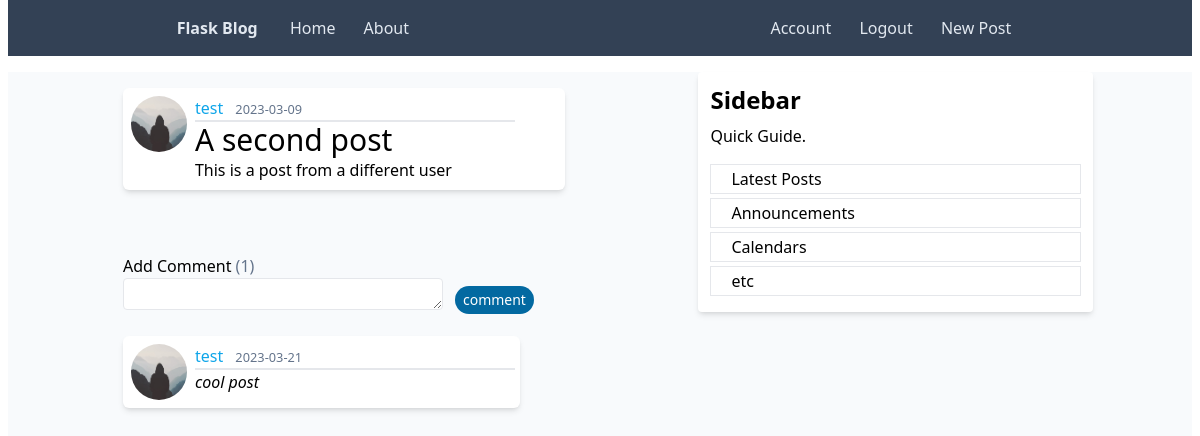
Screenshot of /post/2 (signed in) with the database file from the repository.
### flask_blog/models.py (models this page shows, shortened)
class User(db.Model, UserMixin):
    id = db.Column(db.Integer, primary_key=True)
    username = db.Column(db.String(20), unique=True, nullable=False)
    email = db.Column(db.String(120), unique=True, nullable=False)
    image_file = db.Column(db.String(20), nullable=False, default="default.jpg")
    password = db.Column(db.String(60), nullable=False)
    posts = db.Relationship("Post", backref="author", lazy=True)
    comments = db.Relationship("Comment", backref="user", lazy=True)

class Post(db.Model):
    id = db.Column(db.Integer, primary_key=True)
    title = db.Column(db.String(100), nullable=False)
    date_posted = db.Column(db.DateTime, nullable=False, default=datetime.utcnow)
    content = db.Column(db.Text, nullable=False)
    user_id = db.Column(db.Integer, db.ForeignKey("user.id"), nullable=False)
    comments = db.Relationship("Comment", backref="post", lazy=True)

class Comment(db.Model):
    id = db.Column(db.Integer, primary_key=True)
    comment = db.Column(db.String(100), nullable=False)
    date_posted = db.Column(db.DateTime, nullable=False, default=datetime.utcnow)
    user_id = db.Column(db.Integer, db.ForeignKey("user.id"), nullable=False)
    post_id = db.Column(db.Integer, db.ForeignKey("post.id"), nullable=False)

### flask_blog/posts/routes.py (the view)
@posts.route("/post/<int:post_id>")
@login_required
def post(post_id):
    form = CommentForm()
    post = query_one_filtered(Post, id=post_id)
    if not post:
        abort(404)
    comments = query_all_filtered(Comment, post_id=post.id)
    return render_template(
        "post.html", title=post.title, post=post, form=form, comments=comments
    )

### flask_blog/posts/forms.py
class CommentForm(FlaskForm):
    comment = TextAreaField(
        "comment",
        validators=[
            DataRequired(),
            Length(max=80, message="Too long max 8 characters"),
        ],
    )
    submit = SubmitField("comment")

### flask_blog/__init__.py (called while the page is built)
def query_one_filtered(table, **kwargs):
    return db.session.execute(db.select(table).filter_by(**kwargs)).scalar_one_or_none()

def query_all_filtered(table, **kwargs):
    return db.session.execute(db.select(table).filter_by(**kwargs)).scalars().all()

### flask_blog/models.py (called while the page is built)
@login_manager.user_loader
def load_user(user_id):
    return query_one_filtered(User, id=user_id)

### flask_blog/templates/post.html (shortened to what this page needs)
{% extends "base.html" %} {% block content%}
<article class=" rounded-md media content-section shadow-md p-2 flex flex-row bg-white">
	<img class="rounded-full h-[3.5rem] w-[3.5rem]"
		src="{{url_for('static',filename='profile_pics/' + post.author.image_file)}}">
	<div class="pl-2 ">
		<div class="border-b-2 w-[20rem]">
			<a class="mr-2 text-sky-500" href="{{url_for('users.user_posts',username=post.author.username)}}">{{
				post.author.username }}</a>
			<small class="text-slate-500">{{ post.date_posted.strftime('%Y-%m-%d') }}</small>
		</div>
		<h2 class="font-medium text-3xl">{{ post.title }}</h2>
		<p class="article-content">{{ post.content }}</p>
	</div>
</article>
<br><br>
<div>
	<form action="{{url_for('posts.send_comment',post_id=post.id)}}" method="post">
		<fieldset>
			<legend>Add Comment <span class="text-slate-500">({{comments|count}})</span></legend>
			<div class="flex flex-row  align-center gap-3">
				<div>
					{%if form.comment.errors%}
					{{form.comment(class="w-80 border-rose-600 border-2 h-8 rounded" )}}
					<div class="text-rose-600 text-sm">
						{% for error in form.comment.errors %}
						<span>{{error}}</span>
						{%endfor%}
					</div>
					{%else%}
					{{form.comment(class=" w-80 border h-8 rounded ")}}
					{%endif%}
				</div>
				<div>
					{{form.submit(class='rounded-full bg-sky-700 text-base md:text-sm text-white hover:cursor-pointer
					px-2
					py-1 mt-2 w-auto')}}
				</div>
			</div>
		</fieldset>
	</form>
</div>
{%if comments %}
<div class="flex flex-col justify-center gap-2 mt-3">
	{%for comment in comments%}
	<article class=" rounded-md media content-section shadow-md p-2 flex flex-row bg-white " style="max-width: 90%;">
		<img class="rounded-full h-[3.5rem] w-[3.5rem]"
			src="{{url_for('static',filename='profile_pics/' + comment.user.image_file)}}">
		<div class="pl-2 ">
			<div class="border-b-2 w-[20rem]">
				<a class="mr-2 text-sky-500" href="{{url_for('users.user_posts',username=comment.user.username)}}">{{
					comment.user.username }}</a>
				<small class="text-slate-500">{{ comment.date_posted.strftime('%Y-%m-%d') }}</small>
			</div>
			<p class="article-content italic">{{ comment.comment }}</p>
		</div>
	</article>
	{%endfor%}
</div>
{%endif%}
{%endblock content%}

### rows the page displays
User: image_file (placeholder picture), author.username "test"
Post: date_posted "2023-03-09", title "A second post", content "This is a post from a different user"
Comment: image_file (placeholder picture), user.username "test", date_posted "2023-03-21", comment "cool post"

### other values shown
{{ comments|count }} "1"
